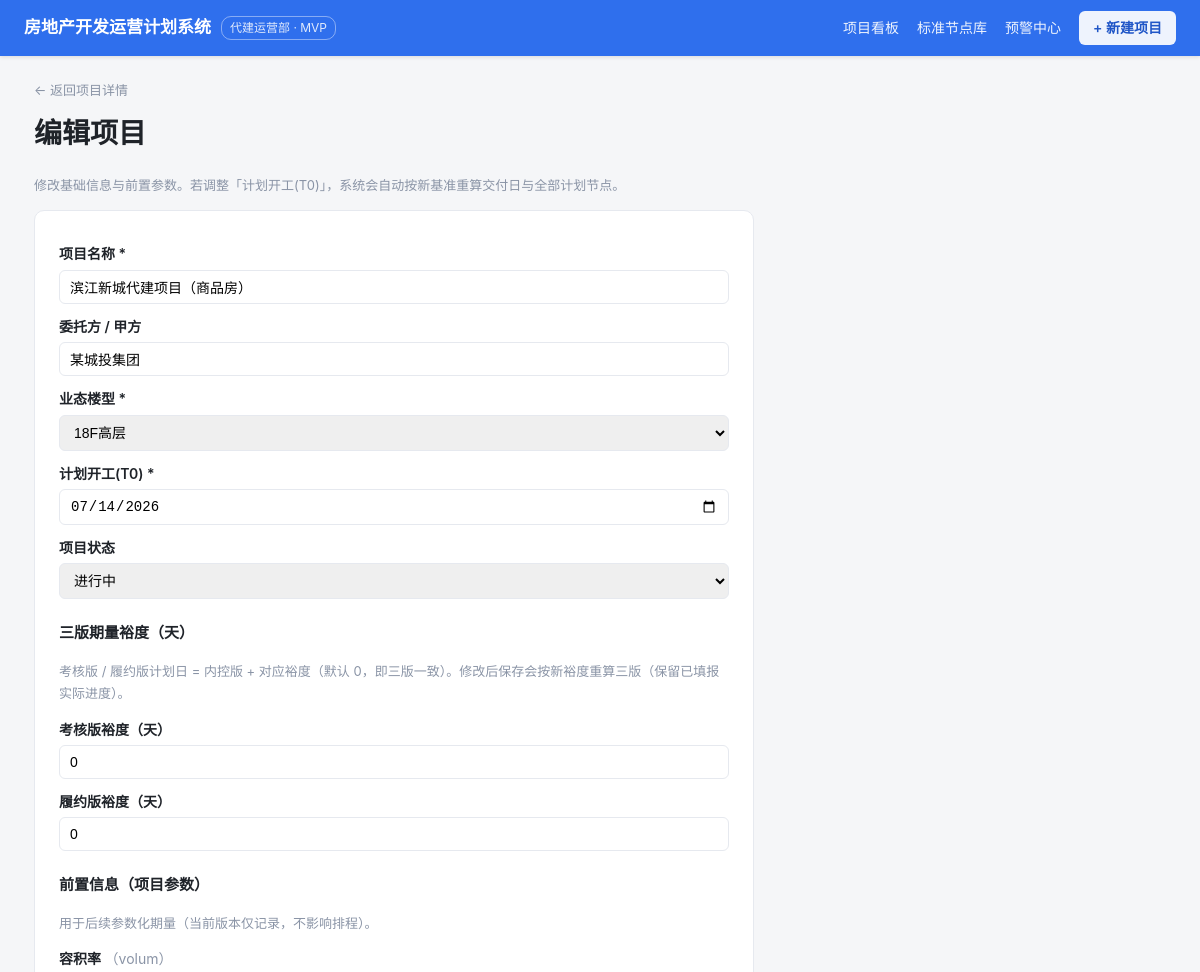
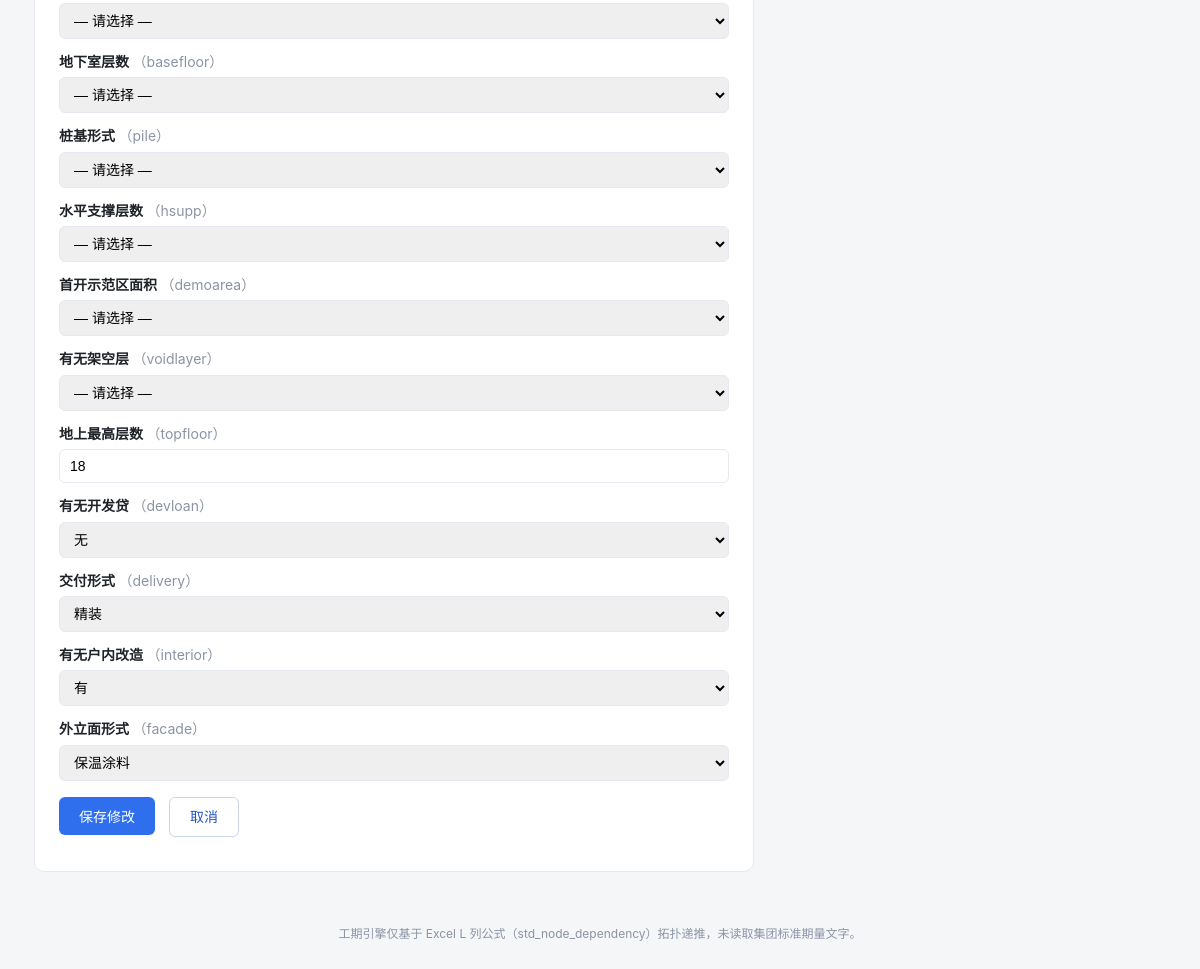
The page /project/3/edit on the database as committed earlier (2 pictures, top to bottom).
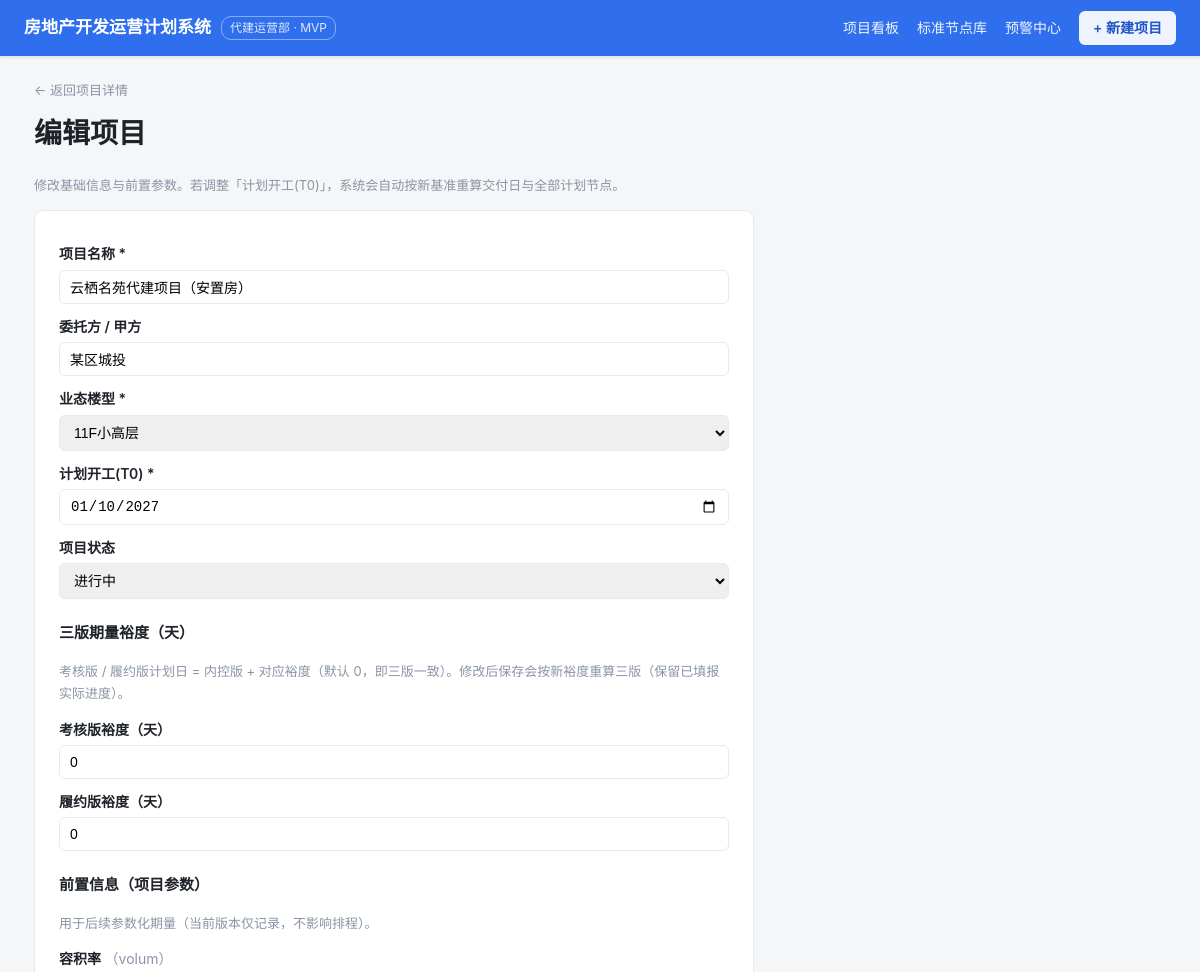
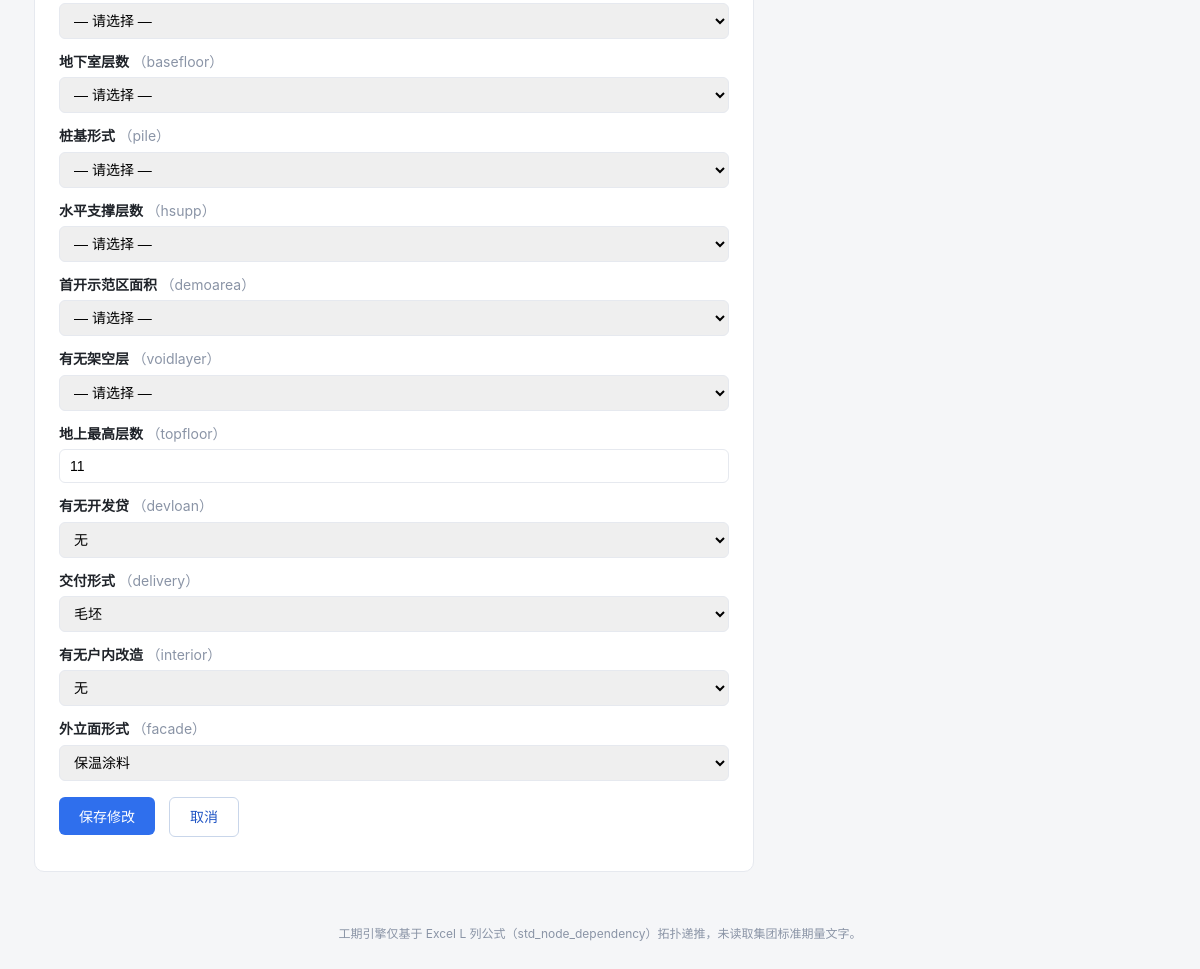
The same page on the database as committed later (2 pictures, top to bottom).
### tables this page shows
CREATE TABLE "project" ("id" INTEGER PRIMARY KEY, "name" TEXT, "client" TEXT, "building_type_id" INTEGER, "plan_start" TEXT, "plan_deliver" TEXT, "status" TEXT, "prereq_json" TEXT);

CREATE TABLE "building_type" ("id" INTEGER PRIMARY KEY, "code" TEXT, "name" TEXT);

CREATE TABLE "prereq_param" ("id" INTEGER PRIMARY KEY, "code" TEXT, "name" TEXT, "options_json" TEXT);

### app/app.py (the view, shortened to what this page needs)
@app.route("/project/<int:pid>/edit", methods=["GET", "POST"])
def edit_project(pid):
    p = load_project(pid)
    if not p:
        return "项目不存在", 404
    bts = building_types()
    prereqs = load_prereqs()
    existing = json.loads(p["prereq_json"]) if p["prereq_json"] else {}
    return render_template("edit_project.html", p=p, bts=bts, prereqs=prereqs, existing=existing)

### app/app.py (called while the page is built)
def db():
    return get_conn()

def parse_prereq_opts(options_json):
    try:
        opts = json.loads(options_json)
    except Exception:
        return []
    if isinstance(opts, list):
        if len(opts) == 1 and str(opts[0]) == "数值":
            return None  # 自由数值输入
        return [str(x) for x in opts]
    return []

def load_prereqs():
    con = db(); cur = con.cursor()
    cur.execute("SELECT id,code,name,options_json FROM prereq_param ORDER BY id")
    prereqs = [dict(r) for r in cur.fetchall()]
    for pr in prereqs:
        pr["opts"] = parse_prereq_opts(pr["options_json"])
    cur.close(); con.close()
    return prereqs

def load_project(pid):
    con = db(); cur = con.cursor()
    cur.execute("SELECT id,name,client,building_type_id,plan_start,plan_deliver,status,prereq_json "
                "FROM project WHERE id=?", (pid,))
    p = cur.fetchone()
    cur.close(); con.close()
    return p

def building_types():
    con = db(); cur = con.cursor()
    cur.execute("SELECT id,name FROM building_type ORDER BY id")
    bts = cur.fetchall()
    cur.close(); con.close()
    return bts

### app/templates/edit_project.html (shortened to what this page needs)
<meta charset="UTF-8">{% extends "base.html" %}
{% block content %}
<a class="back" href="{{ url_for('project_detail', pid=p.id) }}">← 返回项目详情</a>
<h1 style="margin-top:10px">编辑项目</h1>
<div class="lead">修改基础信息与前置参数。若调整「计划开工(T0)」，系统会自动按新基准重算交付日与全部计划节点。</div>
<div class="form-wrap">
  <form method="post">
    <label>项目名称 *</label>
    <input name="name" required value="{{ p.name }}">
    <label>委托方 / 甲方</label>
    <input name="client" placeholder="如：某城投集团" value="{{ p.client or '' }}">
    <label>业态楼型 *</label>
    <select name="building_type_id">
      {% for b in bts %}<option value="{{ b.id }}" {% if b.id == p.building_type_id %}selected{% endif %}>{{ b.name }}</option>{% endfor %}
    </select>
    <label>计划开工(T0) *</label>
    <input name="plan_start" required type="date" value="{{ p.plan_start }}">
    <label>项目状态</label>
    <select name="status">
      <option value="进行中" {% if p.status == '进行中' %}selected{% endif %}>进行中</option>
    </select>
    <h3 style="margin-top:22px; font-size:15px">三版期量裕度（天）</h3>
    <div class="lead">考核版 / 履约版计划日 = 内控版 + 对应裕度（默认 0，即三版一致）。修改后保存会按新裕度重算三版（保留已填报实际进度）。</div>
    <label>考核版裕度（天）</label>
    <input name="buffer_kh" type="number" value="{{ p.buffer_kh or 0 }}">
    <label>履约版裕度（天）</label>
    <input name="buffer_ly" type="number" value="{{ p.buffer_ly or 0 }}">
    <h3 style="margin-top:22px; font-size:15px">前置信息（项目参数）</h3>
    <div class="lead">用于后续参数化期量（当前版本仅记录，不影响排程）。</div>
    {% include "prereq_form.html" %}
    <button class="btn" type="submit">保存修改</button>
    <a class="btn-cancel" href="{{ url_for('project_detail', pid=p.id) }}">取消</a>
  </form>
</div>
{% endblock %}

### app/templates/prereq_form.html (shortened to what this page needs)
{% for pr in prereqs %}
<label>{{ pr.name }} <span class="muted" style="font-weight:400">（{{ pr.code }}）</span></label>
{% if pr.opts is none %}
  <input name="p{{ pr.id }}" placeholder="请输入数值" type="number" value="{{ existing.get('p'~pr.id) or '' }}">
{% elif pr.opts|length > 0 %}
  <select name="p{{ pr.id }}">
    <option value>— 请选择 —</option>
    {% for o in pr.opts %}
    <option value="{{ o }}" {% if existing.get('p'~pr.id) == o %}selected{% endif %}>{{ o }}</option>
    {% endfor %}
  </select>
{% else %}
  <input name="p{{ pr.id }}" placeholder="可选项：{{ pr.options_json }}" value="{{ existing.get('p'~pr.id) or '' }}">
{% endif %}
{% endfor %}

Rows that differ between the two databases and show on the page:
changed project "进行中": name "滨江新城代建项目（商品房）" → "云栖名苑代建项目（安置房）"; client "某城投集团" → "某区城投"; building_type_id "18F高层" → "11F小高层"; plan_start "07/14/2026" → "01/10/2027"
computed for prereq_param "地上最高层数": p7 "18" → "11"
computed for prereq_param "交付形式": p9 "精装" → "毛坯"
computed for prereq_param "有无户内改造": p10 "有" → "无"
